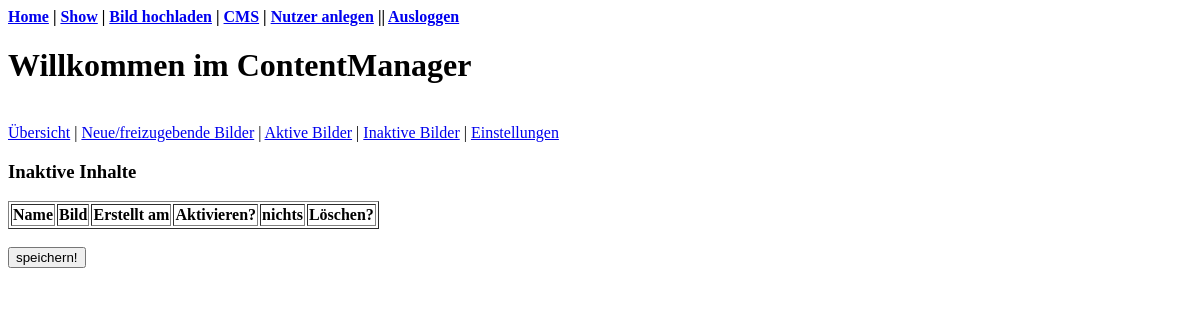
/cms_inaktiv.php (signed in), run on an earlier commit of the app's database.
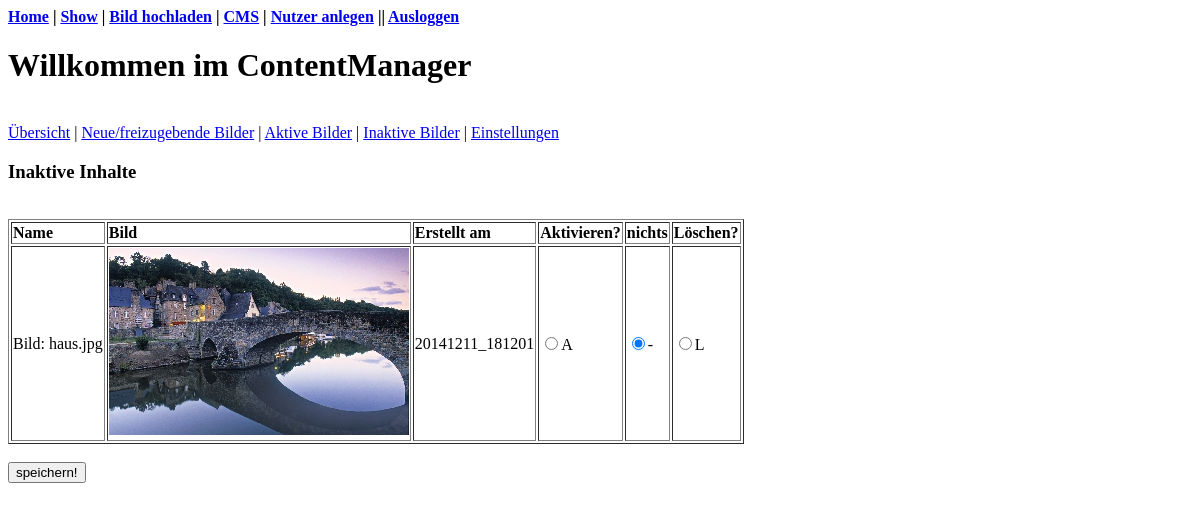
And on a later commit of the database.
### tables this page shows
CREATE TABLE "bilder" ("lfdnr" INTEGER PRIMARY KEY  NOT NULL , "name" TEXT NOT NULL , "user" INTEGER NOT NULL , "erstzeit" DATETIME NOT NULL  DEFAULT CURRENT_TIMESTAMP, "akt_ab" DATETIME, "akt_bis" DATETIME, "ort" TEXT NOT NULL , "status" INTEGER);

### cms_inaktiv.php (the view, shortened to what this page needs)
<?php
include("header.php");
include("cms_links.php");
$db = new SQLite3('db/infosaeule.sqlite');
if(!$db)die($db->lastErrorMsg());
 else{
echo" <form action='check_inaktiv.php' method='post' enctype='multipart/form-data'>";
  $results = $db->query("SELECT name, erstzeit,lfdnr from Bilder where status='2' order by 'lfdnr'");
if($results)
  { echo " <b><h3>Inaktive Inhalte</h3></b>";
  echo "<table border='1'> ";
  echo "<tr><td><b>Name</b></td>";
  echo "<td><b>Bild</b></td>";
  echo "<td><b>Erstellt am</b></td>";
  echo "<td><b>Aktivieren?</b></td>";
  echo "<td><b>nichts</b></td>";
  echo "<td><b>L&ouml;schen?</b></td></tr>";
         while ($row = $results->fetchArray())
         {
                 echo "<tr><td>Bild: ".$row['name']."</td>";
                 echo "<td><img src='thumbnail/".$row['erstzeit']."-".$row['name']."' alt='".$row['name']."'</td>";
                 echo "<td>".$row['erstzeit']."</td>";
                 echo "<td><input type='radio' name='".$row['lfdnr']."' value='aktivieren'>A</td>";
                 echo "<td><input type='radio' name='".$row['lfdnr']."' value='' checked>-</td>";
                 echo "<td><input type='radio' name='".$row['lfdnr']."' value='loeschen'>L</td>";
                 echo "</tr><br>";
         }
  echo "</table> ";
  }
}
?>
 <br>
 <input type="submit" value="speichern!">
</form>

What changed in the data, as far as the page shows it:
added bilder: name "haus.jpg", erstzeit+name (picture), erstzeit "20141211_181201"
